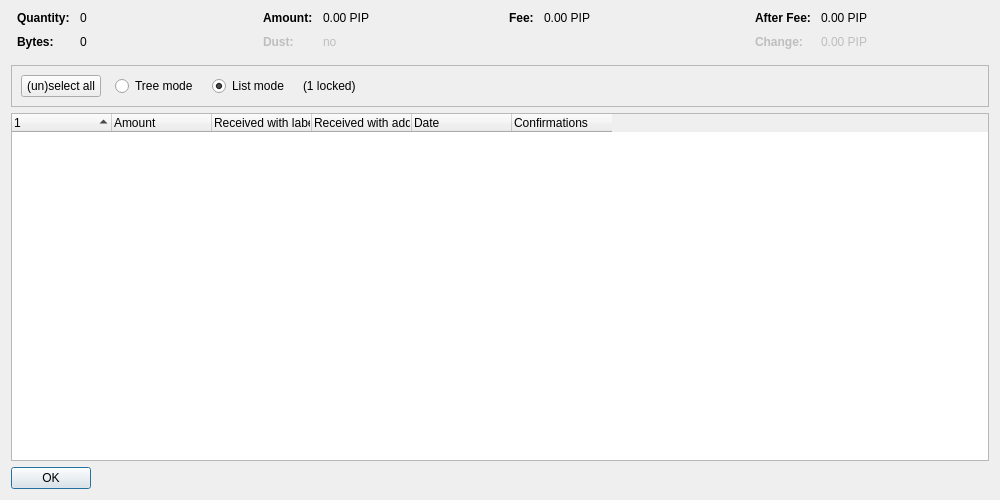
<?xml version="1.0" encoding="UTF-8"?>
<ui version="4.0">
 <class>CoinControlDialog</class>
 <widget class="QDialog" name="CoinControlDialog">
  <property name="geometry">
   <rect>
    <x>0</x>
    <y>0</y>
    <width>1000</width>
    <height>500</height>
   </rect>
  </property>
  <property name="windowTitle">
   <string>Coin Selection</string>
  </property>
  <layout class="QVBoxLayout" name="verticalLayout">
   <item>
    <layout class="QHBoxLayout" name="horizontalLayoutTop" stretch="0,0,0,0">
     <property name="topMargin">
      <number>0</number>
     </property>
     <property name="bottomMargin">
      <number>10</number>
     </property>
     <item>
      <layout class="QFormLayout" name="formLayoutCoinControl1">
       <property name="horizontalSpacing">
        <number>10</number>
       </property>
       <property name="verticalSpacing">
        <number>10</number>
       </property>
       <property name="leftMargin">
        <number>6</number>
       </property>
       <property name="rightMargin">
        <number>6</number>
       </property>
       <item row="0" column="0">
        <widget class="QLabel" name="labelCoinControlQuantityText">
         <property name="font">
          <font>
           <weight>75</weight>
           <bold>true</bold>
          </font>
         </property>
         <property name="text">
          <string>Quantity:</string>
         </property>
        </widget>
       </item>
       <item row="0" column="1">
        <widget class="QLabel" name="labelCoinControlQuantity">
         <property name="cursor">
          <cursorShape>IBeamCursor</cursorShape>
         </property>
         <property name="contextMenuPolicy">
          <enum>Qt::ActionsContextMenu</enum>
         </property>
         <property name="text">
          <string notr="true">0</string>
         </property>
         <property name="textInteractionFlags">
          <set>Qt::LinksAccessibleByMouse|Qt::TextSelectableByKeyboard|Qt::TextSelectableByMouse</set>
         </property>
        </widget>
       </item>
       <item row="1" column="0">
        <widget class="QLabel" name="labelCoinControlBytesText">
         <property name="font">
          <font>
           <weight>75</weight>
           <bold>true</bold>
          </font>
         </property>
         <property name="text">
          <string>Bytes:</string>
         </property>
        </widget>
       </item>
       <item row="1" column="1">
        <widget class="QLabel" name="labelCoinControlBytes">
         <property name="cursor">
          <cursorShape>IBeamCursor</cursorShape>
         </property>
         <property name="contextMenuPolicy">
          <enum>Qt::ActionsContextMenu</enum>
         </property>
         <property name="text">
          <string notr="true">0</string>
         </property>
         <property name="textInteractionFlags">
          <set>Qt::LinksAccessibleByMouse|Qt::TextSelectableByKeyboard|Qt::TextSelectableByMouse</set>
         </property>
        </widget>
       </item>
      </layout>
     </item>
     <item>
      <layout class="QFormLayout" name="formLayoutCoinControl2">
       <property name="horizontalSpacing">
        <number>10</number>
       </property>
       <property name="verticalSpacing">
        <number>10</number>
       </property>
       <property name="leftMargin">
        <number>6</number>
       </property>
       <property name="rightMargin">
        <number>6</number>
       </property>
       <item row="0" column="0">
        <widget class="QLabel" name="labelCoinControlAmountText">
         <property name="font">
          <font>
           <weight>75</weight>
           <bold>true</bold>
          </font>
         </property>
         <property name="text">
          <string>Amount:</string>
         </property>
        </widget>
       </item>
       <item row="0" column="1">
        <widget class="QLabel" name="labelCoinControlAmount">
         <property name="cursor">
          <cursorShape>IBeamCursor</cursorShape>
         </property>
         <property name="contextMenuPolicy">
          <enum>Qt::ActionsContextMenu</enum>
         </property>
         <property name="text">
          <string notr="true">0.00 PIP</string>
         </property>
         <property name="textInteractionFlags">
          <set>Qt::LinksAccessibleByMouse|Qt::TextSelectableByKeyboard|Qt::TextSelectableByMouse</set>
         </property>
        </widget>
       </item>
       <item row="1" column="0">
        <widget class="QLabel" name="labelCoinControlLowOutputText">
         <property name="enabled">
          <bool>false</bool>
         </property>
         <property name="font">
          <font>
           <weight>75</weight>
           <bold>true</bold>
          </font>
         </property>
         <property name="text">
          <string>Dust:</string>
         </property>
        </widget>
       </item>
       <item row="1" column="1">
        <widget class="QLabel" name="labelCoinControlLowOutput">
         <property name="enabled">
          <bool>false</bool>
         </property>
         <property name="cursor">
          <cursorShape>IBeamCursor</cursorShape>
         </property>
         <property name="contextMenuPolicy">
          <enum>Qt::ActionsContextMenu</enum>
         </property>
         <property name="text">
          <string notr="true">no</string>
         </property>
         <property name="textInteractionFlags">
          <set>Qt::LinksAccessibleByMouse|Qt::TextSelectableByKeyboard|Qt::TextSelectableByMouse</set>
         </property>
        </widget>
       </item>
      </layout>
     </item>
     <item>
      <layout class="QFormLayout" name="formLayoutCoinControl3">
       <property name="horizontalSpacing">
        <number>10</number>
       </property>
       <property name="verticalSpacing">
        <number>10</number>
       </property>
       <property name="leftMargin">
        <number>6</number>
       </property>
       <property name="rightMargin">
        <number>6</number>
       </property>
       <item row="0" column="0">
        <widget class="QLabel" name="labelCoinControlFeeText">
         <property name="font">
          <font>
           <weight>75</weight>
           <bold>true</bold>
          </font>
         </property>
         <property name="text">
          <string>Fee:</string>
         </property>
        </widget>
       </item>
       <item row="0" column="1">
        <widget class="QLabel" name="labelCoinControlFee">
         <property name="cursor">
          <cursorShape>IBeamCursor</cursorShape>
         </property>
         <property name="contextMenuPolicy">
          <enum>Qt::ActionsContextMenu</enum>
         </property>
         <property name="text">
          <string notr="true">0.00 PIP</string>
         </property>
         <property name="textInteractionFlags">
          <set>Qt::LinksAccessibleByMouse|Qt::TextSelectableByKeyboard|Qt::TextSelectableByMouse</set>
         </property>
        </widget>
       </item>
      </layout>
     </item>
     <item>
      <layout class="QFormLayout" name="formLayoutCoinControl4">
       <property name="horizontalSpacing">
        <number>10</number>
       </property>
       <property name="verticalSpacing">
        <number>10</number>
       </property>
       <property name="leftMargin">
        <number>6</number>
       </property>
       <property name="rightMargin">
        <number>6</number>
       </property>
       <item row="0" column="0">
        <widget class="QLabel" name="labelCoinControlAfterFeeText">
         <property name="font">
          <font>
           <weight>75</weight>
           <bold>true</bold>
          </font>
         </property>
         <property name="text">
          <string>After Fee:</string>
         </property>
        </widget>
       </item>
       <item row="0" column="1">
        <widget class="QLabel" name="labelCoinControlAfterFee">
         <property name="cursor">
          <cursorShape>IBeamCursor</cursorShape>
         </property>
         <property name="contextMenuPolicy">
          <enum>Qt::ActionsContextMenu</enum>
         </property>
         <property name="text">
          <string notr="true">0.00 PIP</string>
         </property>
         <property name="textInteractionFlags">
          <set>Qt::LinksAccessibleByMouse|Qt::TextSelectableByKeyboard|Qt::TextSelectableByMouse</set>
         </property>
        </widget>
       </item>
       <item row="1" column="0">
        <widget class="QLabel" name="labelCoinControlChangeText">
         <property name="enabled">
          <bool>false</bool>
         </property>
         <property name="font">
          <font>
           <weight>75</weight>
           <bold>true</bold>
          </font>
         </property>
         <property name="text">
          <string>Change:</string>
         </property>
        </widget>
       </item>
       <item row="1" column="1">
        <widget class="QLabel" name="labelCoinControlChange">
         <property name="enabled">
          <bool>false</bool>
         </property>
         <property name="cursor">
          <cursorShape>IBeamCursor</cursorShape>
         </property>
         <property name="contextMenuPolicy">
          <enum>Qt::ActionsContextMenu</enum>
         </property>
         <property name="text">
          <string notr="true">0.00 PIP</string>
         </property>
         <property name="textInteractionFlags">
          <set>Qt::LinksAccessibleByMouse|Qt::TextSelectableByKeyboard|Qt::TextSelectableByMouse</set>
         </property>
        </widget>
       </item>
      </layout>
     </item>
    </layout>
   </item>
   <item>
    <widget class="QFrame" name="frame">
     <property name="minimumSize">
      <size>
       <width>0</width>
       <height>40</height>
      </size>
     </property>
     <property name="frameShape">
      <enum>QFrame::StyledPanel</enum>
     </property>
     <property name="frameShadow">
      <enum>QFrame::Sunken</enum>
     </property>
     <layout class="QHBoxLayout" name="horizontalLayout">
      <item>
       <layout class="QHBoxLayout" name="horizontalLayoutPanel" stretch="0,0,0,0,0">
        <property name="spacing">
         <number>14</number>
        </property>
        <item>
         <widget class="QPushButton" name="pushButtonSelectAll">
          <property name="sizePolicy">
           <sizepolicy hsizetype="Maximum" vsizetype="Fixed">
            <horstretch>0</horstretch>
            <verstretch>0</verstretch>
           </sizepolicy>
          </property>
          <property name="text">
           <string>(un)select all</string>
          </property>
          <property name="autoDefault">
           <bool>false</bool>
          </property>
         </widget>
        </item>
        <item>
         <widget class="QRadioButton" name="radioTreeMode">
          <property name="sizePolicy">
           <sizepolicy hsizetype="Maximum" vsizetype="Fixed">
            <horstretch>0</horstretch>
            <verstretch>0</verstretch>
           </sizepolicy>
          </property>
          <property name="text">
           <string>Tree mode</string>
          </property>
         </widget>
        </item>
        <item>
         <widget class="QRadioButton" name="radioListMode">
          <property name="sizePolicy">
           <sizepolicy hsizetype="Maximum" vsizetype="Fixed">
            <horstretch>0</horstretch>
            <verstretch>0</verstretch>
           </sizepolicy>
          </property>
          <property name="text">
           <string>List mode</string>
          </property>
          <property name="checked">
           <bool>true</bool>
          </property>
         </widget>
        </item>
        <item>
         <widget class="QLabel" name="labelLocked">
          <property name="text">
           <string notr="true">(1 locked)</string>
          </property>
         </widget>
        </item>
        <item>
         <spacer name="horizontalSpacer">
          <property name="orientation">
           <enum>Qt::Horizontal</enum>
          </property>
          <property name="sizeHint" stdset="0">
           <size>
            <width>40</width>
            <height>20</height>
           </size>
          </property>
         </spacer>
        </item>
       </layout>
      </item>
     </layout>
    </widget>
   </item>
   <item>
    <widget class="CoinControlTreeWidget" name="treeWidget">
     <property name="contextMenuPolicy">
      <enum>Qt::CustomContextMenu</enum>
     </property>
     <property name="sortingEnabled">
      <bool>false</bool>
     </property>
     <property name="columnCount">
      <number>6</number>
     </property>
     <attribute name="headerShowSortIndicator" stdset="0">
      <bool>true</bool>
     </attribute>
     <attribute name="headerStretchLastSection">
      <bool>false</bool>
     </attribute>
     <column>
      <property name="text">
       <string/>
      </property>
     </column>
     <column>
      <property name="text">
       <string>Amount</string>
      </property>
     </column>
     <column>
      <property name="text">
       <string>Received with label</string>
      </property>
     </column>
     <column>
      <property name="text">
       <string>Received with address</string>
      </property>
     </column>
     <column>
      <property name="text">
       <string>Date</string>
      </property>
     </column>
     <column>
      <property name="text">
       <string>Confirmations</string>
      </property>
      <property name="toolTip">
       <string>Confirmed</string>
      </property>
     </column>
     <column>
      <property name="text">
       <string/>
      </property>
     </column>
     <column>
      <property name="text">
       <string/>
      </property>
     </column>
     <column>
      <property name="text">
       <string/>
      </property>
     </column>
     <column>
      <property name="text">
       <string/>
      </property>
     </column>
    </widget>
   </item>
   <item>
    <widget class="QDialogButtonBox" name="buttonBox">
     <property name="sizePolicy">
      <sizepolicy hsizetype="Maximum" vsizetype="Fixed">
       <horstretch>0</horstretch>
       <verstretch>0</verstretch>
      </sizepolicy>
     </property>
     <property name="orientation">
      <enum>Qt::Horizontal</enum>
     </property>
     <property name="standardButtons">
      <set>QDialogButtonBox::Ok</set>
     </property>
    </widget>
   </item>
  </layout>
 </widget>
 <customwidgets>
  <customwidget>
   <class>CoinControlTreeWidget</class>
   <extends>QTreeWidget</extends>
   <header>qt/coincontroltreewidget.h</header>
  </customwidget>
 </customwidgets>
 <resources/>
 <connections/>
</ui>
